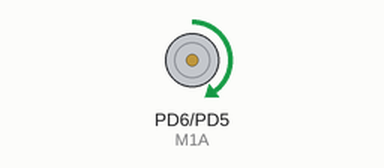
This program was run on a simulated ATmega328P, built with avr-gcc and emulated at 16 MHz. Shown: motor-driver pin pairs drawn as motors (green arrow = first pin HIGH = forward, orange = second pin HIGH = backward, longer = more drive).

Above: at 0.5 s.
Timing chart, 0 to 2.0 s (numbered marks = the images above):
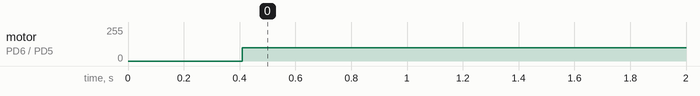

Measured:
- by itself, motor on PD6 (M1A) / PD5 (M1B): stopped → forward 100/255 at 0.41 s

The program:

main.c
```c
/********************************************************************************
* main.c:
*********************************************************************************/

/* Include directives */
#include "gpio.h"
#include "motor_controller.h"

int main(void)
{
    setup();

	motor_controller_set_direction(MOTOR_DIRECTION_FORWARD);
	motor_controller_set_speed(100);
	//delay_ms(2000);
	//motor_controller_set_speed(0);

	while (true)
    {

    }

	return 0;
}
```

delay.c
```c
/********************************************************************************
* delay.c:
*********************************************************************************/

/* Include directives */
#include "gpio.h"

/********************************************************************************
* delay_ms:
*********************************************************************************/
void delay_ms(uint16_t const delay_time_ms)
{
	for (uint16_t i = 0; i < delay_time_ms; i++)
	{
		_delay_ms(1);
	}

	return;
}

/********************************************************************************
* delay_us:
*********************************************************************************/
void delay_us(const uint16_t delay_time_us)
{
	for (uint16_t i = 0; i < delay_time_us; i++)
	{
		_delay_us(1);
	}

	return;
}
```

isr.c
```c
/********************************************************************************
* isr.c:
*********************************************************************************/

/* Include directives */
#include "motor_controller.h"

ISR (TIMER0_OVF_vect)
{
	static volatile uint8_t overflow_interrupt_counter = 0;

	if (++overflow_interrupt_counter >= 4)
	{
		motor_controller_set_pwm_value();
		overflow_interrupt_counter = 0;
	}

	return;
}
```

motor_controller.c
```c
/********************************************************************************
* motor_controller.c:
*********************************************************************************/

/* Include directives */
#include "motor_controller.h"

/* External Function Definitions */
/********************************************************************************
* motor_controller_set_pwm_value:
*********************************************************************************/
void motor_controller_set_pwm_value(void)
{
	if (current_direction == MOTOR_DIRECTION_FORWARD)
	{
		if (current_M1A_pwm_value < target_M1A_pwm_value)
		{
			current_M1A_pwm_value++;
		}
		else if (current_M1A_pwm_value > target_M1A_pwm_value)
		{
			current_M1A_pwm_value--;
		}

		OCR0A = current_M1A_pwm_value;
	}
	else if (current_direction == MOTOR_DIRECTION_BACKWARD)
	{
		if (current_M1B_pwm_value < target_M1B_pwm_value)
		{
			current_M1B_pwm_value++;
		}
		else if (current_M1B_pwm_value > target_M1B_pwm_value)
		{
			current_M1B_pwm_value--;
		}

		OCR0B = current_M1B_pwm_value;
	}

	return;
}

/********************************************************************************
* motor_controller_set_speed:
*********************************************************************************/
void motor_controller_set_speed(const uint8_t speed)
{
	if (current_M1A_pwm_value != target_M1A_pwm_value || current_M1B_pwm_value != target_M1B_pwm_value) return;

	if (current_direction == MOTOR_DIRECTION_FORWARD)
	{
		target_M1A_pwm_value = speed;
	}
	else if (current_direction == MOTOR_DIRECTION_BACKWARD)
	{
		target_M1B_pwm_value = speed;
	}

	return;
}

/********************************************************************************
* motor_controller_set_direction:
*********************************************************************************/
void motor_controller_set_direction(const enum motor_direction new_direction)
{
	if (current_M1A_pwm_value > 0 || current_M1B_pwm_value > 0) return;

	if (new_direction == MOTOR_DIRECTION_FORWARD)
	{
		M1A_ENABLE;
		M1B_DISABLE;
		PORTD &= ~(1 << M1B);
	}
	else if (new_direction == MOTOR_DIRECTION_BACKWARD)
	{
		M1A_DISABLE;
		M1B_ENABLE;
		PORTD &= ~(1 << M1A);
	}
	current_direction = new_direction;

	return;
}
```

motor_controller.h
```c
/********************************************************************************
* motor_controller.h:
*********************************************************************************/
#ifndef MOTOR_CONTROLLER_H_
#define MOTOR_CONTROLLER_H_

/* Include directives */
#include "gpio.h"

/* Enumerations */
enum motor_direction
{
	MOTOR_DIRECTION_FORWARD,
	MOTOR_DIRECTION_BACKWARD
};

/* Static variables */
//static volatile uint8_t current_motor_pwm_value = 0;
//static volatile uint8_t target_motor_pwm_value = 0;
static volatile uint8_t current_M1A_pwm_value = 0;
static volatile uint8_t target_M1A_pwm_value = 0;
static volatile uint8_t current_M1B_pwm_value = 0;
static volatile uint8_t target_M1B_pwm_value = 0;
static enum motor_direction current_direction = MOTOR_DIRECTION_FORWARD;

/* External function declarations */
/********************************************************************************
* motor_controller_set_pwm_value:
*********************************************************************************/
void motor_controller_set_pwm_value(void);

/********************************************************************************
* motor_controller_set_speed:
*********************************************************************************/
void motor_controller_set_speed(const uint8_t speed);

/********************************************************************************
* motor_controller_set_direction:
*********************************************************************************/
void motor_controller_set_direction(const enum motor_direction new_direction);


#endif /* MOTOR_CONTROLLER_H_ */
```

setup.c
```c
/********************************************************************************
* setup.c:
*********************************************************************************/

/* Include directives */
#include "gpio.h"

/* Static function declarations */
static inline void init_gpio(void);
static inline void init_interrupts(void);
static inline void init_timer0(void);

/* External function definitions */
/********************************************************************************
* setup:
*********************************************************************************/
void setup(void)
{
	init_gpio();
	init_timer0();
	init_interrupts();

	return;
}

/* Static function definitions */
/********************************************************************************
* init_gpio:
*********************************************************************************/
static inline void init_gpio(void)
{
	DDRD = (1 << M1A) | (1 << M1B);

	return;
}

/********************************************************************************
* init_timer0: Configures Timer0 to Non-inverted Fast PWM Mode with a frequency
*			   of 979 Hz. Duty cycle of M1A is determined by the value of OCR0A,
*			   duty cycle of M1B is determined by OCR0B. Alterations to the
*			   respective duty cycles during operation should be handled in the
*			   corresponding interrupt vector (TIMER0 OVF).
*			   By default the duty cycle is set to 0.
*********************************************************************************/
static inline void init_timer0(void)
{
	TCCR0A = (0b10 << COM0A0) | (0b10 << COM0B0) | (0b11 << WGM00);
	TCCR0B = (0b011 << CS00);
	OCR0A = 0x00;
	OCR0B = 0x00;
	TIMSK0 = (1 << TOIE0);

	return;
}

/********************************************************************************
* init_interrupts:
*********************************************************************************/
static inline void init_interrupts(void)
{
	asm("SEI");

	return;
}
```

gpio.h
```c
/********************************************************************************
* gpio.h:
*********************************************************************************/
#ifndef GPIO_H_
#define GPIO_H_

/* Definition of CPU clock frequency */
#define F_CPU 16000000UL

/* Include directives */
#include <avr/io.h>
#include <avr/interrupt.h>
#include <stdbool.h>
#include <util/delay.h>

/* Macro definitions */
#define M1A PORTD6
#define M1B PORTD5
#define M1A_ENABLE TCCR0A |= (0b10 << COM0A0)
#define M1A_DISABLE TCCR0A &= ~(0b10 << COM0A0)
#define M1B_ENABLE TCCR0A |= (0b10 << COM0B0)
#define M1B_DISABLE TCCR0A &= ~(0b10 << COM0B0)

/* External function declarations */
void setup(void);
void delay_ms(uint16_t const delay_time_ms);
void delay_us(const uint16_t delay_time_us);

#endif /* GPIO_H_ */
```
